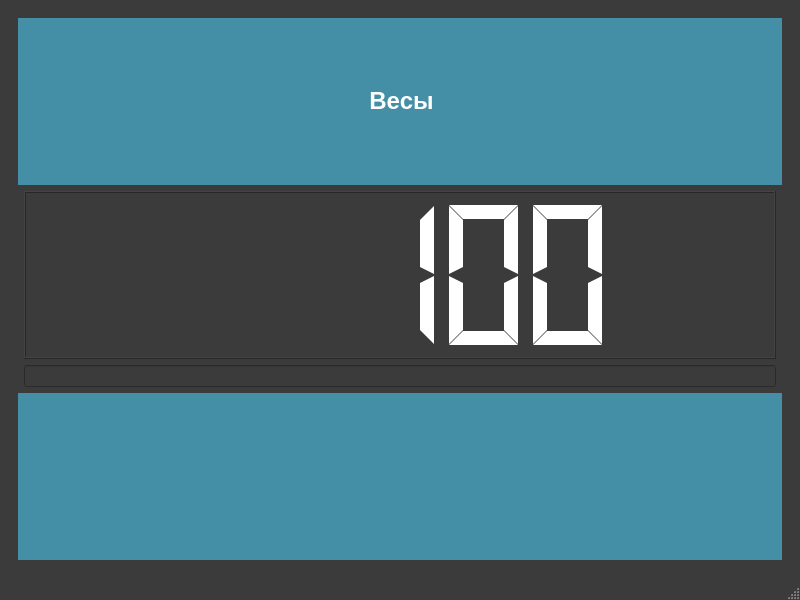
<?xml version="1.0" encoding="UTF-8"?>
<ui version="4.0">
 <class>MainWindow</class>
 <widget class="QMainWindow" name="MainWindow">
  <property name="windowModality">
   <enum>Qt::NonModal</enum>
  </property>
  <property name="geometry">
   <rect>
    <x>0</x>
    <y>0</y>
    <width>800</width>
    <height>600</height>
   </rect>
  </property>
  <property name="windowTitle">
   <string>Весы</string>
  </property>
  <property name="windowIcon">
   <iconset>
    <normaloff>../res/if_scales_white.png</normaloff>../res/if_scales_white.png</iconset>
  </property>
  <property name="styleSheet">
   <string notr="true">QMainWindow{
	background-color:#3a3b3a;
	color:#ffffff;
	border-color:#ffffff;
}
QToolBar{
	background-color:#3a3b3a;
	color:#ffffff;
}
QLabel{
	background-color:#448fa6;
	color:#ffffff;
	height:60px;
	width: 30px;
	border: #448fa6;
	border-style:solid;
	border-width:2px;
}
QLineEdit{
	background-color:#3a3b3a;
	color:#ffffff;
	border-color:#3a3b3a;
}
QGroupBox{
	background-color:#448fa6;
	color:#ffffff;
	height:60px;
	width: 30px;
	border: #448fa6;
	border-style:solid;
	border-width:2px;
}</string>
  </property>
  <widget class="QWidget" name="centralwidget">
   <layout class="QHBoxLayout" name="horizontalLayout">
    <item>
     <widget class="QStackedWidget" name="stackedWidget">
      <property name="currentIndex">
       <number>0</number>
      </property>
      <widget class="QWidget" name="inputPage">
       <layout class="QGridLayout" name="gridLayout">
        <item row="3" column="0" colspan="3">
         <widget class="QLabel" name="bottomLabel">
          <property name="text">
           <string/>
          </property>
         </widget>
        </item>
        <item row="2" column="1">
         <widget class="QLineEdit" name="rfidInput">
          <property name="echoMode">
           <enum>QLineEdit::Password</enum>
          </property>
          <property name="alignment">
           <set>Qt::AlignCenter</set>
          </property>
         </widget>
        </item>
        <item row="1" column="1">
         <widget class="QLCDNumber" name="lcdNumber">
          <property name="styleSheet">
           <string notr="true">QFrame{
	background-color:#3a3b3a;
	color:#ffffff;
	border-color:#3a3b3a;
	width: 200px;
	height: 100px;
}</string>
          </property>
          <property name="frameShadow">
           <enum>QFrame::Raised</enum>
          </property>
          <property name="lineWidth">
           <number>1</number>
          </property>
          <property name="segmentStyle">
           <enum>QLCDNumber::Flat</enum>
          </property>
          <property name="value" stdset="0">
           <double>99.989999999999995</double>
          </property>
          <property name="intValue" stdset="0">
           <number>100</number>
          </property>
         </widget>
        </item>
        <item row="0" column="0" colspan="3">
         <widget class="QLabel" name="headerLabel">
          <property name="text">
           <string>&lt;html&gt;&lt;head/&gt;&lt;body&gt;&lt;p align=&quot;center&quot;&gt;&lt;span style=&quot; font-size:18pt; font-weight:600;&quot;&gt;Весы&lt;/span&gt;&lt;/p&gt;&lt;/body&gt;&lt;/html&gt;</string>
          </property>
         </widget>
        </item>
       </layout>
      </widget>
      <widget class="QWidget" name="successPage">
       <layout class="QVBoxLayout" name="verticalLayout">
        <item>
         <widget class="QLabel" name="successHeaderLabel">
          <property name="text">
           <string>&lt;html&gt;&lt;head/&gt;&lt;body&gt;&lt;p align=&quot;center&quot;&gt;&lt;span style=&quot; font-size:20pt; font-weight:600;&quot;&gt;Масса брутто отмечена, &lt;/span&gt;&lt;/p&gt;&lt;p align=&quot;center&quot;&gt;&lt;span style=&quot; font-size:20pt; font-weight:600;&quot;&gt;{}!&lt;/span&gt;&lt;/p&gt;&lt;/body&gt;&lt;/html&gt;</string>
          </property>
         </widget>
        </item>
        <item>
         <spacer name="verticalSpacer_8">
          <property name="orientation">
           <enum>Qt::Vertical</enum>
          </property>
          <property name="sizeHint" stdset="0">
           <size>
            <width>20</width>
            <height>95</height>
           </size>
          </property>
         </spacer>
        </item>
        <item>
         <widget class="QLabel" name="successMiddleLabel">
          <property name="styleSheet">
           <string notr="true">QLabel{
	font-weight:bold;
	background-color:#3a3b3a;
	color:#ffffff;
	border-color:#3a3b3a;
}</string>
          </property>
          <property name="text">
           <string>&lt;html&gt;&lt;head/&gt;&lt;body&gt;&lt;p align=&quot;center&quot;&gt;&lt;span style=&quot; font-size:16pt;&quot;&gt;Время взвешивания:&lt;/span&gt;&lt;/p&gt;&lt;p align=&quot;center&quot;&gt;&lt;span style=&quot; font-size:20pt;&quot;&gt;{}&lt;/span&gt;&lt;/p&gt;&lt;p align=&quot;center&quot;&gt;&lt;span style=&quot; font-size:16pt;&quot;&gt;Направляйтесь на выгрузку&lt;/span&gt;&lt;/p&gt;&lt;p align=&quot;center&quot;&gt;&lt;span style=&quot; font-size:20pt;&quot;&gt;{}&lt;/span&gt;&lt;/p&gt;&lt;/body&gt;&lt;/html&gt;</string>
          </property>
         </widget>
        </item>
        <item>
         <spacer name="verticalSpacer">
          <property name="orientation">
           <enum>Qt::Vertical</enum>
          </property>
          <property name="sizeHint" stdset="0">
           <size>
            <width>20</width>
            <height>40</height>
           </size>
          </property>
         </spacer>
        </item>
        <item>
         <widget class="QLabel" name="successHeaderLabel_3">
          <property name="text">
           <string>&lt;html&gt;&lt;head/&gt;&lt;body&gt;&lt;p align=&quot;center&quot;&gt;&lt;br/&gt;&lt;/p&gt;&lt;/body&gt;&lt;/html&gt;</string>
          </property>
         </widget>
        </item>
       </layout>
      </widget>
      <widget class="QWidget" name="errorPage">
       <layout class="QVBoxLayout" name="verticalLayout_2">
        <item>
         <widget class="QLabel" name="errorHeaderLabel">
          <property name="styleSheet">
           <string notr="true">QLabel{
	background-color:rgb(255, 0, 0);
	color:rgb(255, 255, 255);
	font-weight:bold;
	border-color:rgb(255, 0, 0);
}</string>
          </property>
          <property name="text">
           <string>&lt;html&gt;&lt;head/&gt;&lt;body&gt;&lt;p align=&quot;center&quot;&gt;&lt;span style=&quot; font-size:20pt;&quot;&gt;Карта не зарегистрирована!&lt;/span&gt;&lt;/p&gt;&lt;/body&gt;&lt;/html&gt;</string>
          </property>
         </widget>
        </item>
        <item>
         <spacer name="verticalSpacer_9">
          <property name="orientation">
           <enum>Qt::Vertical</enum>
          </property>
          <property name="sizeHint" stdset="0">
           <size>
            <width>20</width>
            <height>171</height>
           </size>
          </property>
         </spacer>
        </item>
        <item>
         <widget class="QLabel" name="errorMiddleLabel">
          <property name="styleSheet">
           <string notr="true">QLabel{
	font-weight:bold;
	background-color:#3a3b3a;
	color:#ffffff;
	border-color:#3a3b3a;
}</string>
          </property>
          <property name="text">
           <string>&lt;html&gt;&lt;head/&gt;&lt;body&gt;&lt;p align=&quot;center&quot;&gt;&lt;span style=&quot; font-size:14pt;&quot;&gt;Номер предъявленной карты не зарегистрирован в системе приемки. &lt;/span&gt;&lt;/p&gt;&lt;p align=&quot;center&quot;&gt;&lt;span style=&quot; font-size:14pt;&quot;&gt;Обратитесь к оператору на бракплощадке.&lt;/span&gt;&lt;/p&gt;&lt;/body&gt;&lt;/html&gt;</string>
          </property>
         </widget>
        </item>
        <item>
         <spacer name="verticalSpacer_2">
          <property name="orientation">
           <enum>Qt::Vertical</enum>
          </property>
          <property name="sizeHint" stdset="0">
           <size>
            <width>20</width>
            <height>40</height>
           </size>
          </property>
         </spacer>
        </item>
        <item>
         <widget class="QLabel" name="errorHeaderLabel_2">
          <property name="styleSheet">
           <string notr="true">QLabel{
	background-color:rgb(255, 0, 0);
	color:rgb(255, 255, 255);
	font-weight:bold;
	border-color:rgb(255, 0, 0);
}</string>
          </property>
          <property name="text">
           <string>&lt;html&gt;&lt;head/&gt;&lt;body&gt;&lt;p align=&quot;center&quot;&gt;&lt;br/&gt;&lt;/p&gt;&lt;/body&gt;&lt;/html&gt;</string>
          </property>
         </widget>
        </item>
       </layout>
      </widget>
      <widget class="QWidget" name="errorPage2">
       <layout class="QVBoxLayout" name="verticalLayout_3">
        <item>
         <widget class="QLabel" name="errorHeaderLabel2">
          <property name="styleSheet">
           <string notr="true">QLabel{
	background-color:rgb(255, 0, 0);
	color:rgb(255, 255, 255);
	font-weight:bold;
	border-color:rgb(255, 0, 0);
}</string>
          </property>
          <property name="text">
           <string>&lt;html&gt;&lt;head/&gt;&lt;body&gt;&lt;p align=&quot;center&quot;&gt;&lt;span style=&quot; font-size:20pt;&quot;&gt;Вы не отметились в пункте выгрузки!&lt;/span&gt;&lt;/p&gt;&lt;/body&gt;&lt;/html&gt;</string>
          </property>
         </widget>
        </item>
        <item>
         <spacer name="verticalSpacer_10">
          <property name="orientation">
           <enum>Qt::Vertical</enum>
          </property>
          <property name="sizeHint" stdset="0">
           <size>
            <width>20</width>
            <height>152</height>
           </size>
          </property>
         </spacer>
        </item>
        <item>
         <widget class="QLabel" name="errorMiddleLabel2">
          <property name="styleSheet">
           <string notr="true">QLabel{
	font-weight:bold;
	background-color:#3a3b3a;
	color:#ffffff;
	border-color:#3a3b3a;
}</string>
          </property>
          <property name="text">
           <string>&lt;html&gt;&lt;head/&gt;&lt;body&gt;&lt;p align=&quot;center&quot;&gt;&lt;span style=&quot; font-size:14pt;&quot;&gt;Вы были направлены на выгрузку&lt;/span&gt;&lt;/p&gt;&lt;p align=&quot;center&quot;&gt;&lt;span style=&quot; font-size:20pt;&quot;&gt;{}&lt;/span&gt;&lt;/p&gt;&lt;p align=&quot;center&quot;&gt;&lt;span style=&quot; font-size:14pt;&quot;&gt;Убедитесь, вы были отмечены в пункте выгрузки.&lt;/span&gt;&lt;/p&gt;&lt;/body&gt;&lt;/html&gt;</string>
          </property>
         </widget>
        </item>
        <item>
         <spacer name="verticalSpacer_3">
          <property name="orientation">
           <enum>Qt::Vertical</enum>
          </property>
          <property name="sizeHint" stdset="0">
           <size>
            <width>20</width>
            <height>40</height>
           </size>
          </property>
         </spacer>
        </item>
        <item>
         <widget class="QLabel" name="errorHeaderLabel2_3">
          <property name="styleSheet">
           <string notr="true">QLabel{
	background-color:rgb(255, 0, 0);
	color:rgb(255, 255, 255);
	font-weight:bold;
	border-color:rgb(255, 0, 0);
}</string>
          </property>
          <property name="text">
           <string>&lt;html&gt;&lt;head/&gt;&lt;body&gt;&lt;p align=&quot;center&quot;&gt;&lt;br/&gt;&lt;/p&gt;&lt;/body&gt;&lt;/html&gt;</string>
          </property>
         </widget>
        </item>
       </layout>
      </widget>
      <widget class="QWidget" name="page">
       <layout class="QVBoxLayout" name="verticalLayout_4">
        <item>
         <widget class="QLabel" name="errorHeaderLabel2_2">
          <property name="styleSheet">
           <string notr="true">QLabel{
	background-color:rgb(255, 0, 0);
	color:rgb(255, 255, 255);
	font-weight:bold;
	border-color:rgb(255, 0, 0);
}</string>
          </property>
          <property name="text">
           <string>&lt;html&gt;&lt;head/&gt;&lt;body&gt;&lt;p align=&quot;center&quot;&gt;&lt;span style=&quot; font-size:20pt;&quot;&gt;У вас нет открытого рейса!&lt;/span&gt;&lt;/p&gt;&lt;/body&gt;&lt;/html&gt;</string>
          </property>
         </widget>
        </item>
        <item>
         <spacer name="verticalSpacer_11">
          <property name="orientation">
           <enum>Qt::Vertical</enum>
          </property>
          <property name="sizeHint" stdset="0">
           <size>
            <width>20</width>
            <height>191</height>
           </size>
          </property>
         </spacer>
        </item>
        <item>
         <widget class="QLabel" name="errorMiddleLabel2_2">
          <property name="styleSheet">
           <string notr="true">QLabel{
	font-weight:bold;
	background-color:#3a3b3a;
	color:#ffffff;
	border-color:#3a3b3a;
}</string>
          </property>
          <property name="text">
           <string>&lt;html&gt;&lt;head/&gt;&lt;body&gt;&lt;p align=&quot;center&quot;&gt;&lt;span style=&quot; font-size:14pt;&quot;&gt;Похоже вы не отметились в пункте прибытия. &lt;/span&gt;&lt;/p&gt;&lt;/body&gt;&lt;/html&gt;</string>
          </property>
         </widget>
        </item>
        <item>
         <spacer name="verticalSpacer_4">
          <property name="orientation">
           <enum>Qt::Vertical</enum>
          </property>
          <property name="sizeHint" stdset="0">
           <size>
            <width>20</width>
            <height>40</height>
           </size>
          </property>
         </spacer>
        </item>
        <item>
         <widget class="QLabel" name="errorHeaderLabel2_4">
          <property name="styleSheet">
           <string notr="true">QLabel{
	background-color:rgb(255, 0, 0);
	color:rgb(255, 255, 255);
	font-weight:bold;
	border-color:rgb(255, 0, 0);
}</string>
          </property>
          <property name="text">
           <string>&lt;html&gt;&lt;head/&gt;&lt;body&gt;&lt;p align=&quot;center&quot;&gt;&lt;br/&gt;&lt;/p&gt;&lt;/body&gt;&lt;/html&gt;</string>
          </property>
         </widget>
        </item>
       </layout>
      </widget>
      <widget class="QWidget" name="page_2">
       <layout class="QVBoxLayout" name="verticalLayout_5">
        <item>
         <widget class="QLabel" name="successHeaderLabel_2">
          <property name="text">
           <string>&lt;html&gt;&lt;head/&gt;&lt;body&gt;&lt;p align=&quot;center&quot;&gt;&lt;span style=&quot; font-size:20pt; font-weight:600;&quot;&gt;Масса тары отмечена, &lt;/span&gt;&lt;/p&gt;&lt;p align=&quot;center&quot;&gt;&lt;span style=&quot; font-size:20pt; font-weight:600;&quot;&gt;{}!&lt;/span&gt;&lt;/p&gt;&lt;/body&gt;&lt;/html&gt;</string>
          </property>
         </widget>
        </item>
        <item>
         <spacer name="verticalSpacer_12">
          <property name="orientation">
           <enum>Qt::Vertical</enum>
          </property>
          <property name="sizeHint" stdset="0">
           <size>
            <width>20</width>
            <height>119</height>
           </size>
          </property>
         </spacer>
        </item>
        <item>
         <widget class="QLabel" name="successMiddleLabel_2">
          <property name="styleSheet">
           <string notr="true">QLabel{
	font-weight:bold;
	background-color:#3a3b3a;
	color:#ffffff;
	border-color:#3a3b3a;
}</string>
          </property>
          <property name="text">
           <string>&lt;html&gt;&lt;head/&gt;&lt;body&gt;&lt;p align=&quot;center&quot;&gt;&lt;span style=&quot; font-size:16pt;&quot;&gt;Время взвешивания:&lt;/span&gt;&lt;/p&gt;&lt;p align=&quot;center&quot;&gt;&lt;span style=&quot; font-size:20pt;&quot;&gt;{}&lt;/span&gt;&lt;/p&gt;&lt;p align=&quot;center&quot;&gt;&lt;span style=&quot; font-size:16pt;&quot;&gt;Вы можете получить распечатанную ТТН на бракплощадке.&lt;/span&gt;&lt;/p&gt;&lt;/body&gt;&lt;/html&gt;</string>
          </property>
         </widget>
        </item>
        <item>
         <spacer name="verticalSpacer_5">
          <property name="orientation">
           <enum>Qt::Vertical</enum>
          </property>
          <property name="sizeHint" stdset="0">
           <size>
            <width>20</width>
            <height>40</height>
           </size>
          </property>
         </spacer>
        </item>
        <item>
         <widget class="QLabel" name="successHeaderLabel_4">
          <property name="text">
           <string>&lt;html&gt;&lt;head/&gt;&lt;body&gt;&lt;p align=&quot;center&quot;&gt;&lt;br/&gt;&lt;/p&gt;&lt;/body&gt;&lt;/html&gt;</string>
          </property>
         </widget>
        </item>
       </layout>
      </widget>
     </widget>
    </item>
   </layout>
  </widget>
  <widget class="QMenuBar" name="menubar">
   <property name="geometry">
    <rect>
     <x>0</x>
     <y>0</y>
     <width>800</width>
     <height>30</height>
    </rect>
   </property>
  </widget>
  <widget class="QStatusBar" name="statusbar"/>
 </widget>
 <resources/>
 <connections/>
</ui>
